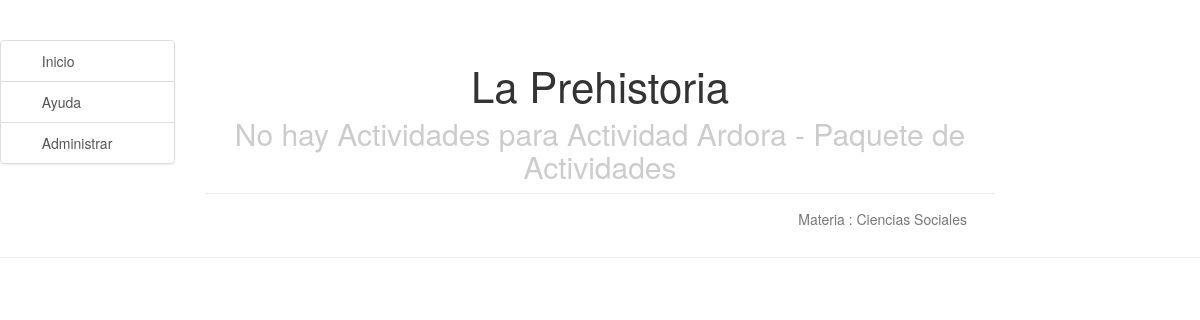
The page /didData/ActividadDetPy/20/ on the database its author committed.
### didData/models.py (models this page shows, shortened)
class Actividad(models.Model):
    idTema = models.ForeignKey(Tema)
    idTipoActividad = models.ForeignKey(TipoActividad)
    identificacion = models.IntegerField()
    nombre = models.CharField(max_length=200)
    descripcion = models.TextField()
    comentario = models.TextField()
    activa = models.BooleanField()

class Tema(models.Model):
    idMateria = models.ForeignKey(Materia)
    identificacion = models.IntegerField()
    nombre = models.CharField(max_length=200)
    descripcion = models.TextField()
    comentario = models.TextField
    activa = models.BooleanField()

class Materia(models.Model):
    identificacion = models.IntegerField()
    nombre = models.CharField(max_length=50)
    descripcion = models.TextField()
    comentario = models.TextField
    activa = models.BooleanField()

### didData/views.py (the view)
# urls.py: url(r'^didData/ActividadDetPy/(?P<pk>[0-9]+)/$', views.detalleActividadPython, name='detalleActividadPython'),
def detalleActividadPython(request, pk):
    estaactividad = get_object_or_404(Actividad, id=pk) #objeto tipo Actividad id = pk
    actividadesDet = ActividadDet.objects.filter(idActividad=estaactividad.id).order_by('identificacion')
    if actividadesDet:
        nombrearchivo = createFileVerticalTabs(actividadesDet, pk)
    else:
        return render(request, 'didData/enConstruccion.html', {'Actividad': estaactividad})
    return render(request, 'didData/generado/generadoTab_' + str(pk) + '.html')

### didData/templates/didData/enConstruccion.html (shortened to what this page needs)
{% extends 'didData/base.html' %}
    {% load staticfiles %}
    {% block content %}
        <div class="header">
            <h1>{{ Actividad.idTema.nombre }}</h1>
            <h2>No hay Actividades para {{ Actividad.nombre }}</h2>
        </div>
        <div class="content">
            <br>
            <p style= "text-align:right;">Materia : {{ Actividad.idTema.idMateria.descripcion }}</p>
        </div>
    {% endblock %}

### didData/static/css/side-menu.css (style rules this page uses)
body { color: #777; }
.content { margin: 0 auto; padding: 0 2.5em; max-width: 800px; margin-bottom: 20px; line-height: 1.2em; }
.header { margin: 0; color: #333; text-align: center; padding: 1em 2em 0; border-bottom: 1px solid #eee; }
.header h1 { margin: 0.2em 0; font-size: 3em; font-weight: 280; }
.header h2 { font-weight: 250; color: #ccc; padding: 0; margin-top: 0; }
@media (min-width: 48em) { .header, .content { padding-left: 2em; padding-right: 2em; } }

### rows shown on the page
Actividad: idTema.nombre "La Prehistoria", nombre "Actividad Ardora - Paquete de Actividades", idTema.idMateria.descripcion "Ciencias Sociales"
